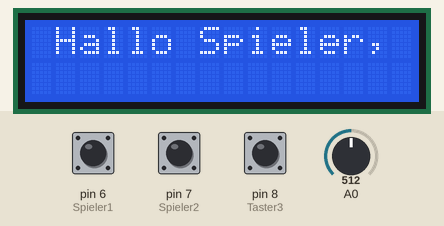
A sketch run on a simulated Arduino Uno, built with avr-gcc and run on an emulated ATmega328P. On the bench: 16×2 character LCD. The inputs (shaded band) are chosen by the test bench; at power-on: pin 8 (Taster3) HIGH, pin 6 (Spieler1) HIGH, pin 7 (Spieler2) HIGH, A0 = 512. Random numbers use the default seed unless the sketch sets one.

Above: at 2.2 s.
2.3 s: pin 8 (Taster3) pulled LOW for 0.15 s
At 3.5 s:
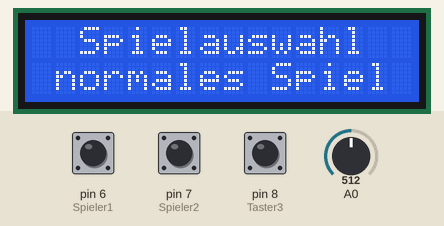
3.9 s: pin 6 (Spieler1) pulled LOW for 0.15 s
At 4.7 s:
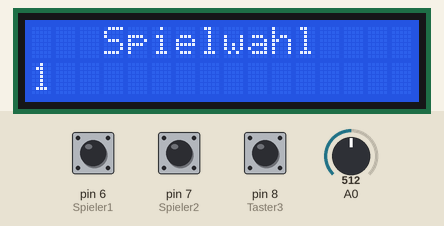
7.0 s: pin 8 (Taster3) pulled LOW for 3.2 s
At 10.4 s:
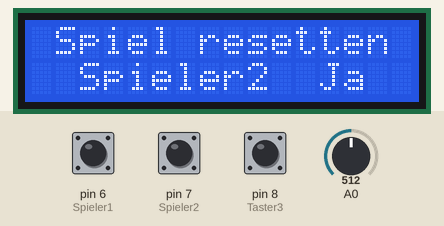
11.7 s: pin 7 (Spieler2) pulled LOW for 0.15 s
At 14.2 s:
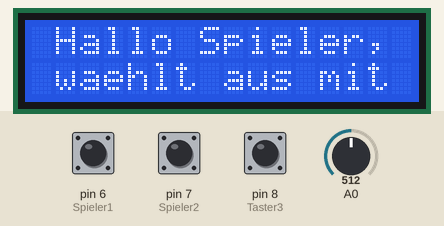
14.8 s: pin 8 (Taster3) pulled LOW for 1 s
At 15.6 s:
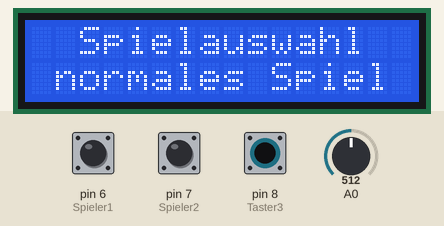
17.3 s: pin 6 (Spieler1) pulled LOW for 1 s
At 24.0 s:
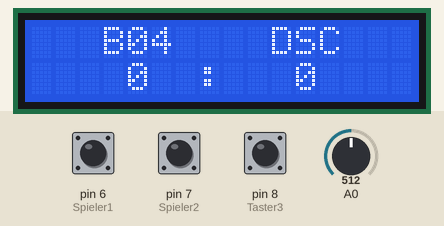
Timing chart, 0 to 24.8 s (numbered marks = the images above; inputs shaded):
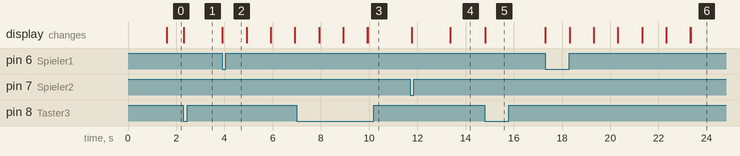

The sketch:

Spiel.ino
```cpp
/*
  LiquidCrystal Library - display() and noDisplay()

 The circuit:
 * LCD RS pin to digital pin 10
 * LCD Enable pin to digital pin 9
 * LCD D4 pin to digital pin 5
 * LCD D5 pin to digital pin 4
 * LCD D6 pin to digital pin 3
 * LCD D7 pin to digital pin 2
 * LCD R/W pin to ground
 * 10K resistor:
 * ends to +5V and ground
 * wiper to LCD VO pin (pin 3)

 http://www.arduino.cc/en/Tutorial/LiquidCrystalDisplay

 */
#include <LiquidCrystal.h>

// Setup the LiquidCrystal library with the pin numbers we have
// physically connected the module to.
LiquidCrystal lcd(10, 9, 5, 4, 3, 2);

const int Spieler1 = 6;
const int Spieler2 = 7;
const int Taster3 = 8;

int reading;               // Wert des Eingangs
int previous = HIGH;    // Vorheiger Wert des Eingangs
int pressed1 = HIGH;
int pressed2 = HIGH;

int AltesSpiel = 0;
// folgende Variablen müssen vom Typo unsigned long sein da millis() disen Variablentyp liefert.

unsigned long time = 0;         // letzter Zeitwert bei dem der Ausgangzustand wechselte.
unsigned long debounce = 200;   // Entprellzeit

// Spiel: 0 = steht; 1 = läuft
boolean Spiel = false;
int Tore1 = 0;
int Tore2 = 0;
/* Spielmodus
 *  0 = Info anzeigen
 *  1 = normal zählen ohne Stop
 *  2 = bis 10 Spiel
 *  3 = 10 Minuten Spiel
 *  4 = Spielauswahl
 */
int Spielmodus = 0;
int Auswahl = 0;
boolean displayed = false;

int lastUpdate = 0;
int currentIndex = 0;
char* lyrics[] = {
  " Hallo Spieler, ",
  " waehlt aus mit ",
  "Taste3 zwischen ",
  "  Normalspiel,  ",
  "  bis 10 Tore   ",
  "   Zeitspiel    "};
char* Spiele[] = {
  " normales Spiel ",
  " bis 10 spielen ",
  "   Zeitspiel    "};
  String Roter = "";
  String Gruener = "";
 char* Rote[] = {
    "FCB",
    "VFB",
    "M05",
    "FCA",
    "FCK",
    "B04",
    "F95",
    "FCN",
    "FCK",
    "FCI",
    };
 char* Gruene[] = {
    "WOB",
    "BMG",
    "H96",
    "BRE",
    "SGF",
    "S04",
    "STP",
    "DSC",
    "EBS",
    "HSV",
    };

void setup() {
  // Setup the number of columns and rows that are available on the LCD.
  randomSeed(analogRead(0));
  lcd.begin(16, 2);
  pinMode(Spieler1, INPUT);
  digitalWrite(Spieler1, HIGH);      // Pull Up Widerstand aktivieren
  pinMode(Spieler2, INPUT);
  digitalWrite(Spieler2, HIGH);      // Pull Up Widerstand aktivieren
  pinMode(Taster3, INPUT);
  digitalWrite(Taster3, HIGH);      // Pull Up Widerstand aktivieren
 // attachInterrupt(4, interruptRoutine, LOW);
 Roter = Rote[random(0,9)];
 Gruener = Gruene[random(0,9)];
}

void loop() {
    reading = digitalRead(Taster3);
   // Beim Wechsel des Eingangs von LOW zu HIGH und nach der Entprellzeit:
   /*
  if (reading == HIGH && previous == LOW && millis() - time > debounce) {
    time = millis();
    Tue irgendwas
    }
*/
  // Beim Wechsel des Eingangs von HIGH zu LOW und nach der Entprellzeit:
  if (reading == LOW && previous == HIGH && millis() - time > debounce) {
    time = millis();

    if (Spielmodus == 4) {
      Auswahl++;
      if (Auswahl == 3)  {
        Auswahl = 0;
      }
    } else if (Spielmodus == 0) {
      Spielmodus = 4;
      lcd.clear();

    } else {
  // Hier nun RESET
  if (Spielmodus <= 5){
     AltesSpiel = Spielmodus;
     lcd.clear();
    }
    Spielmodus = 5;
    }
   }

  previous = reading;

  switch(Spielmodus) {
    case 0:
    proginfo();
    break;
    case 1:
    prog1();
    break;
    case 2:
    prog2();
    break;
    case 3:
    prog3();
    break;
    case 4:
    Spielauswahl();
    break;
    case 5:
    Reset();
    break;
    default:
    Spielmodus = 0;
    break;
  }
}

//Reset
void Reset(){
      lcd.setCursor(0, 0);
      lcd.print(" Spiel resetten ");
      lcd.setCursor(0, 1);
      lcd.print("  Spieler2  Ja  ");
       reading = digitalRead(Spieler2);
    if (reading == LOW && pressed2 == HIGH && millis() - time > debounce) {
      time = millis();
      Tore2 = 0;
      Tore1 = 0;
      Spielmodus = 0;
      asm volatile ("  jmp 0");
    }
    pressed2 = reading;
    reading = digitalRead(Spieler1);
    if (reading == LOW && pressed1 == HIGH && millis() - time > debounce) {
      time = millis();
      lcd.clear();
      Spielmodus = AltesSpiel;
    }
    pressed1 = reading;

  }
// normales Spiel
void prog1(){
  // lcd.clear();
      lcd.setCursor(0, 0);
      lcd.print("   " + Roter + "    " + Gruener + "  ");
      lcd.setCursor(0, 1);
      lcd.print("    " + String(Tore1) + "  :   " + String(Tore2));
              reading = digitalRead(Spieler1);
    if (reading == LOW && pressed1 == HIGH && millis() - time > debounce) {
      time = millis();
      Tore1++;
    }
    pressed1 = reading;
    reading = digitalRead(Spieler2);
    if (reading == LOW && pressed2 == HIGH && millis() - time > debounce) {
      time = millis();
      Tore2 ++;
    }
    pressed2 = reading;
}

// bis 10
void prog2(){

      lcd.setCursor(0, 0);
      lcd.print("   bis 10    ");
      lcd.setCursor(0, 1);
      lcd.print(String(Spielmodus) + "   ");
}

//10 Minuten Spiel
void prog3(){

      lcd.setCursor(0, 0);
      lcd.print("   Zeitspiel   ");
      lcd.setCursor(0, 1);
      lcd.print(String(Spielmodus) + "   ");
}

void proginfo(){
  int jetzt = millis();
  if ((jetzt  - lastUpdate) >= 1600)
  {
    // Move the cursor back to the first column of the first row.
    lcd.setCursor(0, 0);
    if (currentIndex == 0 || currentIndex == 2 || currentIndex == 4)
    {
      lcd.clear();
      lcd.setCursor(0, 0);
      lcd.print(lyrics[currentIndex]);
    }
    else
    {
      lcd.setCursor(0, 1);
      lcd.print(lyrics[currentIndex]);
    }
    // Increment or reset the current index.
    if (currentIndex == 5) {
      currentIndex = 0;
    } else {
      currentIndex += 1;
    }
    lastUpdate = jetzt;
  }
}

void Spielauswahl(){
        reading = digitalRead(Spieler1);
    if (reading == LOW && pressed1 == HIGH && millis() - time > debounce) {
      time = millis();
      Spielmodus = Auswahl + 1;
      Spiel = true;
    }
    pressed1 = reading;

   if (Spiel == false) {
      lcd.setCursor(0, 0);
      lcd.print("  Spielauswahl  ");
      lcd.setCursor(0, 1);
      lcd.print(Spiele[Auswahl]);
      displayed = true;
  } else {
      lcd.clear();
      lcd.setCursor(0, 0);
      lcd.print("   Spielwahl    ");
      lcd.setCursor(0, 1);
      lcd.print(String(Spielmodus) + "   ");
      delay(1000);
      lcd.clear();
      lcd.setCursor(0, 0);
      lcd.print("Spiel startet in");
      for (int i=0; i < 5; i++){
         lcd.setCursor(0, 1);
         lcd.print("   " + String(5-i) + " Sekunden   ");
         delay(1000);
       }
       lcd.clear();
     }
}

  void Start(){

    }
```

Measured:
- after the input at 3.9 s, the display: changes at once (image 2)
- after the input at 11.7 s, the display: first changes after 0.07 s (image 4 shows a later state)
- after the input at 17.3 s, the display: first changes at once (image 6 shows a later state)
